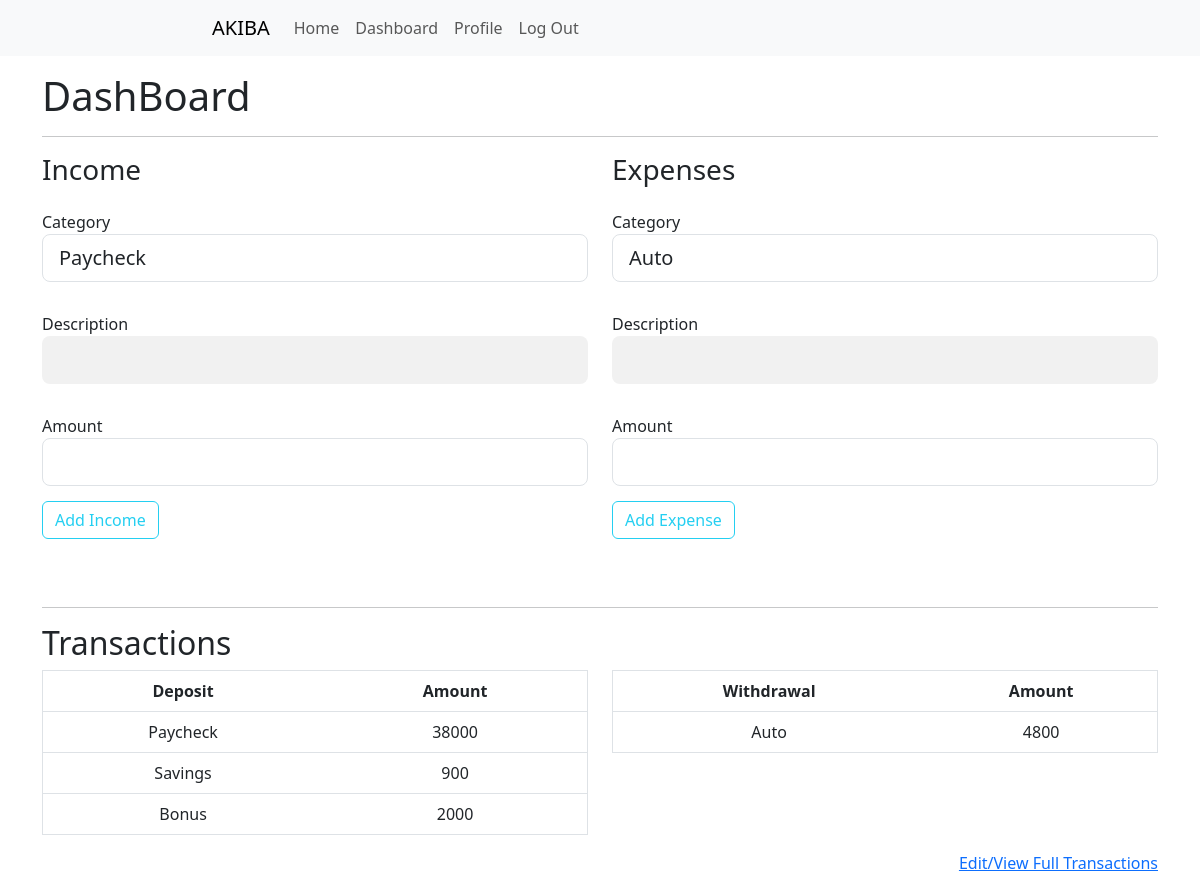
Page /dashboard (signed in) on the earlier database version.
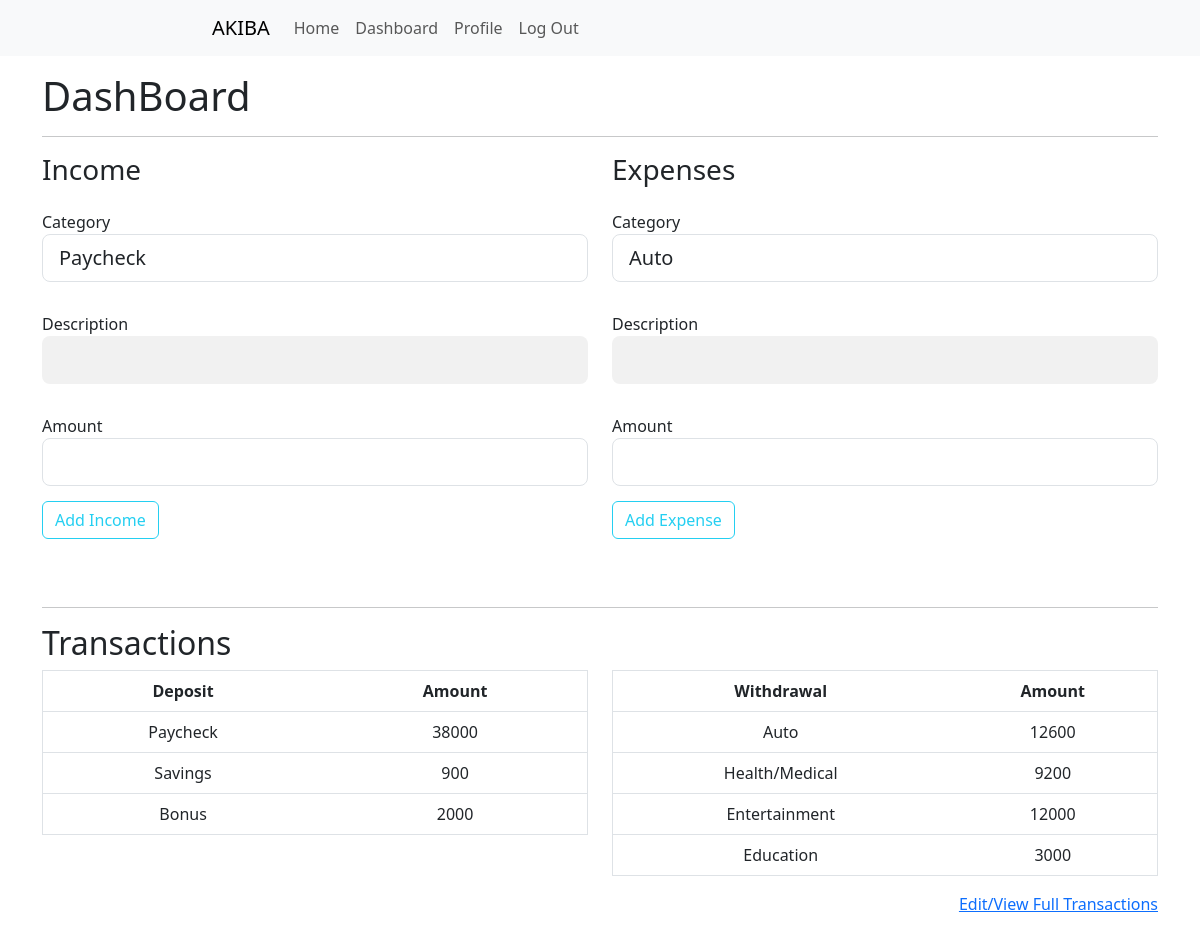
Same page on the later database version.
### budgeting_app/models.py (models this page shows, shortened)
class Budget(db.Model):
    id = db.Column(db.Integer, primary_key=True)
    date_posted = db.Column(db.DateTime, nullable=False, default=datetime.utcnow)
    deposit_category = db.Column(db.String(20))
    deposit_description = db.Column(db.String(20))
    deposit_amount = db.Column(db.Integer)
    withdraw_category = db.Column(db.String(20))
    withdraw_description = db.Column(db.String(20))
    withdraw_amount = db.Column(db.Integer)
    user_id = db.Column(db.Integer, db.ForeignKey("user.id"), nullable=False)

### budgeting_app/routes.py (the view, shortened to what this page needs)
@app.route("/dashboard", methods=["GET", "POST"])
@login_required
def user_dashboard():
    depositform = DepositForm()
    spendingform = SpendingForm()
    deposit_ledger = OrderedDict()
    withdraw_ledger = OrderedDict()
    d_headings = ("Deposit", "Amount")
    w_headings = ("Withdrawal", "Amount")
    result = Budget.query.filter_by(user_id=current_user.id).with_entities(
        Budget.deposit_category,
        Budget.deposit_amount,
        Budget.withdraw_category,
        Budget.withdraw_amount,
    )
    for row in result:
        if row[0]:
            deposit = row[0]
            if deposit_ledger.get(deposit):
                deposit_ledger[deposit] += row[1]
            else:
                deposit_ledger[deposit] = row[1]
        else:
            withdraw = row[2]
            if withdraw_ledger.get(withdraw):
                withdraw_ledger[withdraw] += row[3]
            else:
                withdraw_ledger[withdraw] = row[3]
    return render_template(
        "public/dashboard.html",
        depositform=depositform,
        spendingform=spendingform,
        d_headings=d_headings,
        w_headings=w_headings,
        deposit_ledger=deposit_ledger,
        withdraw_ledger=withdraw_ledger,
    )

### budgeting_app/forms.py
class DepositForm(FlaskForm):
    deposit_category = SelectField(
        "Category",
        choices=["Paycheck", "Savings", "Bonus", "Interest", "Other", "Custom"],
        validators=[DataRequired()],
    )
    deposit_description = StringField("Description")
    deposit_amount = IntegerField("Amount", validators=[DataRequired()])
    submit = SubmitField("Add Income")

class SpendingForm(FlaskForm):
    withdraw_category = SelectField(
        "Category",
        choices=[
            "Auto",
            "Utilities",
            "Health/Medical",
            "Home",
            "Personal",
            "Travel",
            "Debt",
            "Entertainment",
            "Dining",
            "Miscellaneous",
            "Transportation",
            "Education",
            "Custom",
        ],
        validators=[DataRequired()],
    )
    withdraw_description = StringField("Description")
    withdraw_amount = IntegerField("Amount", validators=[DataRequired()])
    submit = SubmitField("Add Expense")

### budgeting_app/models.py (called while the page is built)
@login_manager.user_loader
def load_user(user_id):
    return User.query.get(int(user_id))

### budgeting_app/templates/public/dashboard.html (shortened to what this page needs)
{% extends "public/templates/public_template.html" %}
{% block main %}
<div class="container">
    <h1>DashBoard</h1>
    <hr>
    <div class="row">
        <div class="col-md-6">
            <form method="POST" action="">
                <h3>Income</h3>
                <div class="form-group col">
                    {{ depositform.deposit_category.label(class="form-control-label") }}
                    {{ depositform.deposit_category(class="form-control form-control-lg") }}
                </div>
                <div class="form-group col">
                    {{ depositform.deposit_description.label(class="form-control-label") }}
                    {{ depositform.deposit_description(class="form-control form-control-lg") }}
                </div>
                <div class="form-group col">
                    {{ depositform.deposit_amount.label(class="form-control-label") }}
                    {{ depositform.deposit_amount(class="form-control form-control-lg") }}
                </div>
                <div class="registerbtn">
                    {{ depositform.submit(class="btn btn-outline-info") }}
                </div>
            </form>
        </div>
        <div class="col-md-6">
            <form method="POST" , action="">
                <h3>Expenses</h3>
                <div class="form-group col">
                    {{ spendingform.withdraw_category.label(class="form-control-label") }}
                    {{ spendingform.withdraw_category(class="form-control form-control-lg") }}
                </div>
                <div class="form-group col">
                    {{ spendingform.withdraw_description.label(class="form-control-label") }}
                    {{ spendingform.withdraw_description(class="form-control form-control-lg") }}
                </div>
                <div class="form-group col">
                    {{ spendingform.withdraw_amount.label(class="form-control-label") }}
                    {{ spendingform.withdraw_amount(class="form-control form-control-lg") }}
                </div>
                <div class="registerbtn">
                    {{ spendingform.submit(class="btn btn-outline-info") }}
                </div>
            </form>
        </div>
    </div>
</div>
<div class="container">
    <hr>
    <h2>Transactions</h2>
    <div class="row">
        <div class="col">
            <table class="table">
                <tr class="table_header">
                    {% for header in d_headings %}
                    <th class="table_cell">{{ header }}</th>
                    {% endfor %}
                </tr>
                {% for key, value in deposit_ledger.items() %}
                <tr class="table_row">
                    <td class="table_cell">
                        {{ key }}
                    </td>
                    <td class="table_cell">
                        {{ value }}
                    </td>
                    {% endfor %}
                </tr>
            </table>
        </div>
        <div class="col">
            <table class="table">
                <tr class="table_header">
                    {% for header in w_headings %}
                    <th class="table_cell">{{ header }}</th>
                    {% endfor %}
                </tr>
                {% for key, value in withdraw_ledger.items() %}
                <tr class="table_row">
                    <td class="table_cell">
                        {{ key }}
                    </td>
                    <td class="table_cell">
                        {{ value }}
                    </td>
                    {% endfor %}
                </tr>
            </table>
        </div>
    </div>
    <div class="link">
        <a href="{{url_for('user_transactions')}}">Edit/View Full Transactions</a>
    </div>
</div>
{% endblock %}

### budgeting_app/templates/public/templates/public_template.html (shortened to what this page needs)
<!DOCTYPE html>
<html lang="en">
<head>
    <link rel="stylesheet" href="{{ url_for('static', filename='css/index.css') }}">
    <link href="https://cdn.jsdelivr.net/npm/bootstrap@5.3.0-alpha1/dist/css/bootstrap.min.css" rel="stylesheet"
>
</head>
<body>
    <header class="site-header">
        <nav class="navbar navbar-expand-lg bg-body-tertiary">
            <div class="container-fluid col-md-8">
                <a class="navbar-brand" href="#">AKIBA</a>
                <div class="collapse navbar-collapse" id="navbarNav">
                    <ul class="navbar-nav">
                        <li class="nav-item">
                            <a class="nav-link" href="{{ url_for('index') }}">Home</a>
                        </li>
                        {% if current_user.is_authenticated %}
                        <li class="nav-item">
                            <a class="nav-link" href="{{ url_for('user_dashboard') }}">Dashboard</a>
                        </li>
                        <li class="nav-item">
                            <a class="nav-link" href="{{ url_for('user_profile') }}">Profile</a>
                        </li>
                        <li class="nav-item">
                            <a class="nav-link" href="{{ url_for('logout') }}">Log Out</a>
                        </li>
                        {% endif %}
                    </ul>
                </div>
            </div>
        </nav>
    </header>
    <main>
        {% block main %}{% endblock %}
    </main>
</body>
</html>

### budgeting_app/static/css/index.css (style rules this page uses)
* { box-sizing: border-box }
.container { padding: 16px; }
input[type=text], input[type=password] { width: 100%; border: none; background: #f1f1f1; }
.form-group { width: 100%; padding: 15px; padding-left: 0px; padding-right: 0px; display: inline-block; outline: none; }
hr { border: 1px solid #f1f1f1; margin-bottom: 25px; }
.registerbtn { color: white; border: none; cursor: pointer; width: 100%; opacity: 0.9; margin-bottom: 20px; }
a { color: dodgerblue; }
table { border: 1px solid #f1f1f1; border-spacing: 0; background-color: #f1f1f1 }
.table_row:nth-child(even) { background-color: #e5e5e5; }
.table_header { text-align: left; }
.table_cell { padding: 10px; text-align: center; }
.link { text-align: right; }

Differences in the rows shown:
computed for Budget "Auto": value "4800" → "12600"
added Budget: withdraw_category "Health/Medical", withdraw_amount "9200"
added Budget: withdraw_category "Entertainment", value "12000"
added Budget: withdraw_category "Education", withdraw_amount "3000"
